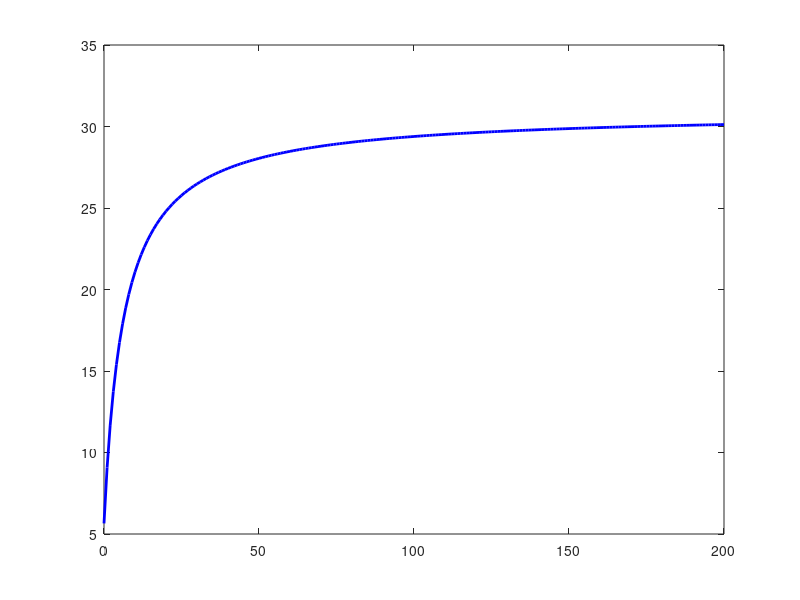

The MATLAB script that drew this image: (Note: this script raises an error after producing the figure.)
lf_over_df = 0 : 1 : 200;   % Goes from 0 to 1 in steps of 0.01

% Givens
Ef = 72;      % GPa
Em = 3.5;     % GPa
Vf = 0.4;

% Unidirectional discontinuous fiber lamina
nL = ((Ef/Em)-1)./((Ef/Em)+2*(lf_over_df));
E1 = (Em*(1+2*(lf_over_df).*nL*Vf))./(1-nL*Vf);


% --- Plotting ---
figure;
plot(lf_over_df, E1, 'b-', 'LineWidth', 2); hold on;
yline(30.9,'r--', 'Problem 1 E1: 30.9 GPa');
title('E1 vs lf/df');
xlabel('Fiber Aspect Ratio (lf/df)');
ylabel('Logitudinal Modulus E1 (GPa)');
grid on;